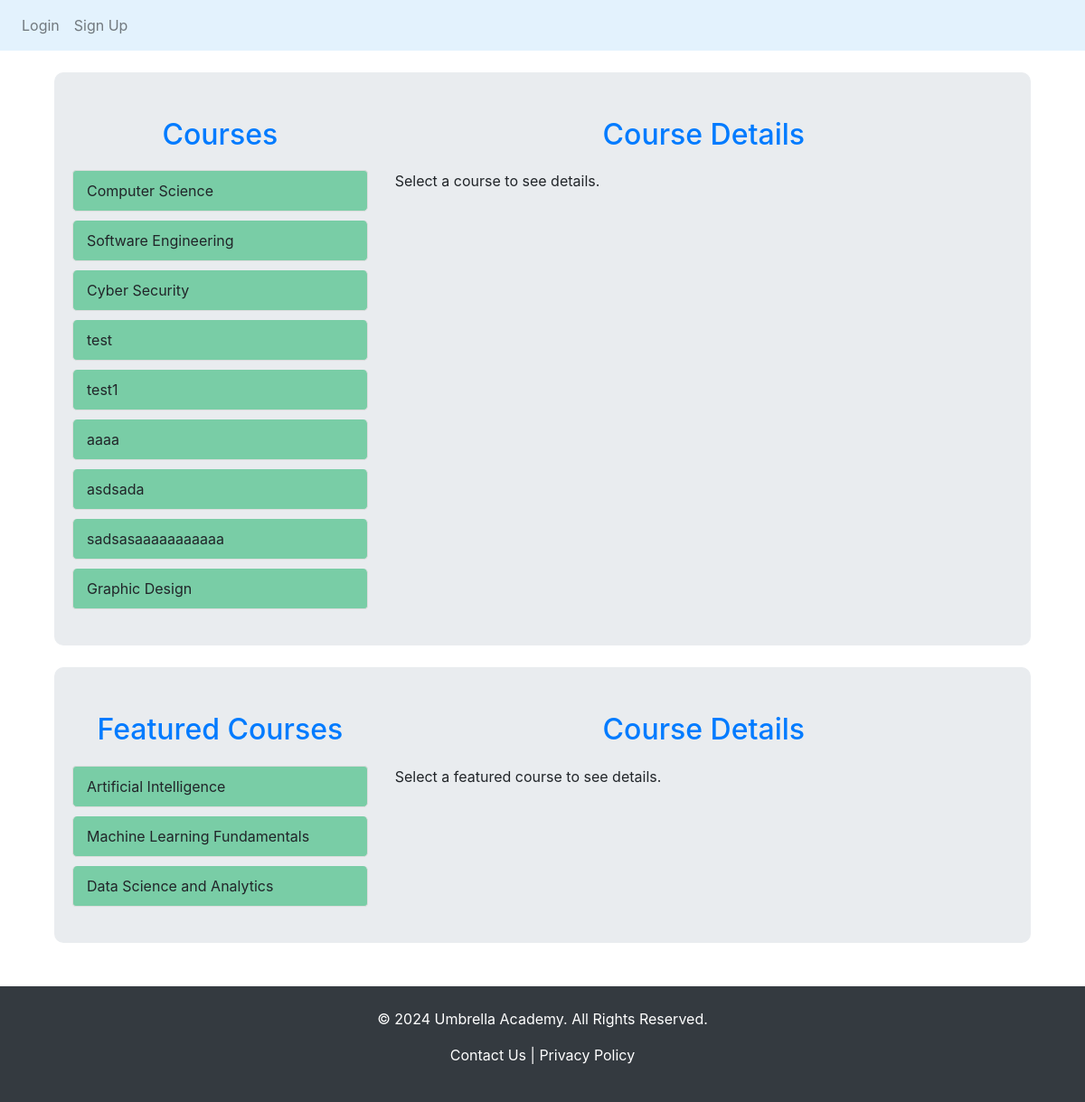
The page /course on the database its author committed.
### website/models.py (models this page shows)
class Course(db.Model):
    id = db.Column(db.Integer, primary_key=True)
    title = db.Column(db.String(250), unique=True)
    description = db.Column(db.String(10000))
    modules = db.relationship('Module', backref='course', lazy=True)

### website/views.py (the view)
@views.route('/course', methods=['GET', 'POST'])
def courses():
    courses = Course.query.all()  # Get all courses from the database
    return render_template("course.html", user=current_user, courses=courses)

### website/templates/course.html (shortened to what this page needs)
{% extends "base.html" %}
{% block content %}
<div class="container mt-4">
  <div class="section-container">
    <div class="row">
      <div class="col-md-4">
        <h2 class="section-title">Courses</h2>
        <ul class="list-group" id="course-list">
          {% for course in courses %}
          <li class="list-group-item course-item" data-course-id="{{ course.id }}">{{ course.title }}</li>
          {% endfor %}
        </ul>
      </div>
      <div class="col-md-8">
        <h2 class="section-title">Course Details</h2>
        <div id="course-details">
          <p>Select a course to see details.</p>
        </div>
      </div>
    </div>
  </div>
</div>
<div class="container mt-4">
  <div class="section-container">
    <div class="row">
      <div class="col-md-4">
        <h2 class="section-title">Featured Courses</h2>
        <ul class="list-group" id="featured-course-list">
        </ul>
      </div>
      <div class="col-md-8">
        <h2 class="section-title">Course Details</h2>
        <div id="featured-course-details">
          <p>Select a featured course to see details.</p>
        </div>
      </div>
    </div>
  </div>
</div>
{% endblock %}

### website/templates/course.html (style rules this page uses)
.course-item { cursor: pointer; transition: background-color 0.3s; }
.list-group-item { border: 1px solid #ddd; margin-bottom: 10px; border-radius: 5px; padding: 10px 15px; background-color: #79cda6; }
.section-title { text-align: center; font-size: 2rem; margin-top: 20px; margin-bottom: 20px; color: #007bff; }
.section-container { background: #e9ecef; padding: 30px 20px; border-radius: 10px; }

### rows shown on the page
Course: title "Computer Science"
Course: title "Software Engineering"
Course: title "Cyber Security"
Course: title "test"
Course: title "test1"
Course: title "aaaa"
Course: title "asdsada"
Course: title "sadsasaaaaaaaaaaa"
Course: title "Graphic Design"
